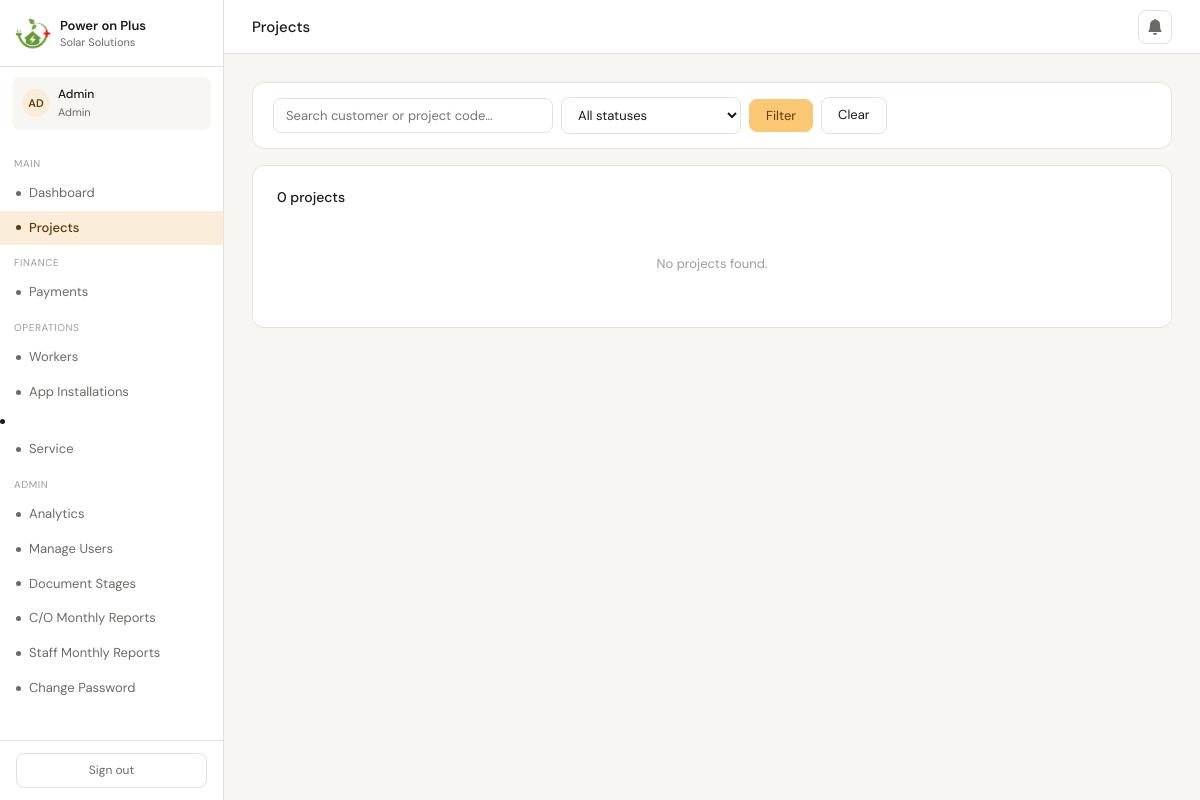
Screenshot of /projects (signed in) with the database file from the repository.
### app.py (models this page shows, shortened)
class User(UserMixin, db.Model):
    __tablename__ = 'users'
    id         = db.Column(db.Integer, primary_key=True)
    username   = db.Column(db.String(80),  unique=True, nullable=False)
    email      = db.Column(db.String(120), unique=True, nullable=False)
    password   = db.Column(db.String(512), nullable=False)   # 512 for scrypt hashes
    full_name  = db.Column(db.String(120), nullable=False)
    role       = db.Column(db.Enum('admin','coordinator','documents','payments','onsite','appinstall'), nullable=False)
    is_active  = db.Column(db.Boolean, default=True)
    created_at = db.Column(db.DateTime, default=datetime.utcnow)
    status     = db.Column(db.String(20), nullable=False, default='active')
    failed_logins   = db.Column(db.Integer, default=0)
    locked_until    = db.Column(db.DateTime, nullable=True)

### app.py (the view)
@app.route('/projects')
@login_required
def projects():
    status_filter = request.args.get('status', '')
    search        = _clean(request.args.get('q', ''), 100)
    page          = request.args.get('page', 1, type=int)
    q = Project.query.join(Customer)
    if current_user.role == 'coordinator':
        q = q.filter(Project.coordinator_id == current_user.id)
    if status_filter:
        q = q.filter(Project.status == status_filter)
    if search:
        q = q.filter(Customer.name.ilike(f'%{search}%') | Project.project_code.ilike(f'%{search}%'))
    pagination    = q.order_by(Project.updated_at.desc()).paginate(page=page, per_page=15, error_out=False)
    return render_template('projects.html', projects=pagination.items, pagination=pagination,
                           status_filter=status_filter, search=search)

### app.py (called while the page is built)
@app.after_request
def set_security_headers(response):
    response.headers['X-Content-Type-Options']    = 'nosniff'
    response.headers['X-Frame-Options']           = 'SAMEORIGIN'
    response.headers['X-XSS-Protection']          = '1; mode=block'
    response.headers['Referrer-Policy']           = 'strict-origin-when-cross-origin'
    response.headers['Permissions-Policy']        = 'geolocation=(), microphone=(), camera=()'
    response.headers['Content-Security-Policy'] = (
        "default-src 'self'; "
        "script-src 'self' 'unsafe-inline' https://cdn.jsdelivr.net https://cdnjs.cloudflare.com; "
        "style-src 'self' 'unsafe-inline' https://fonts.googleapis.com https://cdn.jsdelivr.net; "
        "font-src 'self' https://fonts.gstatic.com; "
        "img-src 'self' data:; "
        "connect-src 'self';"
    )
    return response

def _clean(value: str, max_len: int = 255) -> str:
    return (value or '').strip()[:max_len]

@login_manager.user_loader
def load_user(user_id):
    return User.query.get(int(user_id))

### templates/projects.html (shortened to what this page needs)
{% extends "base.html" %}
{% block page_title %}Projects{% endblock %}
{% block content %}
<div class="card" style="margin-bottom:16px;padding:14px 20px">
  <form method="GET" style="display:flex;flex-wrap:wrap;gap:8px;align-items:center">
    <input name="q" value="{{ search }}" placeholder="Search customer or project code…"
           style="flex:1;min-width:160px;max-width:280px"/>
    <select name="status" style="flex:1;min-width:140px;max-width:180px">
      <option value="">All statuses</option>
    </select>
    <button type="submit" class="btn btn-primary">Filter</button>
    <a href="{{ url_for('projects') }}" class="btn">Clear</a>
  </form>
</div>
<div class="card">
  <div style="display:flex;justify-content:space-between;align-items:center;margin-bottom:14px">
    <div class="card-title" style="margin:0">
      {{ pagination.total }} project{{ 's' if pagination.total != 1 }}
    </div>
  </div>
  {% if projects %}
  <div style="overflow-x:auto;-webkit-overflow-scrolling:touch">
  <table style="min-width:900px">
    <thead>
      <tr>
        <th>Project</th>
        <th>Customer</th>
        <th>Location</th>
        <th>Type</th>
        <th>Inverter capacity</th>
        <th>Panel capacity</th>
        <th>Stage</th>
        <th>Assigned to</th>
        <th>C/O</th>
        <th>Status</th>
        <th>Days</th>
        <th></th>
      </tr>
    </thead>
    <tbody>
      {% for p in projects %}
      <tr>
        <td style="font-weight:500">{{ p.project_code }}</td>
        <td>{{ p.customer.name }}</td>
        <td style="font-size:12px;color:var(--muted)">{{ p.customer.district }}</td>
        <td><span class="badge badge-{{ p.project_type }}">{{ p.project_type }}</span></td>
        <td>{{ p.inverter_capacity_kw }} kW</td>
        <td>{{ p.panel_capacity_kw }} kW</td>
        <td style="font-size:12px;color:var(--muted)">{{ p.stage }}</td>
        <td>
          {% if p.doc_staff %}
          <div style="display:flex;align-items:center;gap:6px">
            <!-- <div style="width:22px;height:22px;border-radius:50%;background:var(--teal-50);
                        display:flex;align-items:center;justify-content:center;
                        font-size:10px;font-weight:500;color:var(--teal-800);flex-shrink:0">
              {{ p.doc_staff.full_name[:1] }}
            </div> -->
            <span style="font-size:12px">{{ p.doc_staff.full_name }}</span>
          </div>
          {% else %}
          <span style="font-size:12px;color:var(--red-600)">Unassigned</span>
          {% endif %}
        </td>
        <td><div style="display:flex;align-items:center;gap:6px">
          <span style="font-size:12px">{{ p.coordinator.full_name }}</span>
        </div></td>
        <td><span class="badge badge-{{ p.status }}">{{ p.status }}</span></td>
        <td style="font-size:12px;color:var(--hint)">
  {% if p.status in ('Closed', 'Completed', 'Cancelled') %}
    <span title="Project closed — counter stopped">{{ p.days_open }}d ✓</span>
  {% else %}
    {{ p.days_open }}d
  {% endif %}
</td>
        <td><a href="{{ url_for('project_detail', pid=p.id) }}" class="btn btn-sm">Open</a></td>
      </tr>
      {% endfor %}
    </tbody>
  </table>
  </div>
  {% if pagination.pages > 1 %}
<div style="display:flex;align-items:center;justify-content:space-between;flex-wrap:wrap;
            gap:8px;margin-top:16px;padding-top:14px;border-top:0.5px solid var(--border)">
  <div style="font-size:12px;color:var(--muted)">
    Showing {{ ((pagination.page - 1) * pagination.per_page) + 1 }}–{{ [pagination.page * pagination.per_page, pagination.total] | min }}
    of {{ pagination.total }}
  </div>
  <div style="display:flex;gap:4px;align-items:center">
    {% if pagination.has_prev %}
    <a href="{{ url_for('projects', page=pagination.prev_num, status=status_filter, q=search) }}"
       class="btn btn-sm">← Prev</a>
    {% endif %}
    {% for p in pagination.iter_pages(left_edge=1, right_edge=1, left_current=2, right_current=2) %}
      {% if p %}
        <a href="{{ url_for('projects', page=p, status=status_filter, q=search) }}"
           class="btn btn-sm"
           style="{% if p == pagination.page %}background:var(--amber-600);color:#fff;{% endif %}">
          {{ p }}
        </a>
      {% else %}
        <span style="padding:0 4px;color:var(--muted)">…</span>
      {% endif %}
    {% endfor %}
    {% if pagination.has_next %}
    <a href="{{ url_for('projects', page=pagination.next_num, status=status_filter, q=search) }}"
       class="btn btn-sm">Next →</a>
    {% endif %}
  </div>
</div>
{% endif %}
  {% else %}
  <div style="text-align:center;padding:32px;color:var(--hint);font-size:13px">No projects found.</div>
  {% endif %}
</div>
{% endblock %}

### templates/base.html (shortened to what this page needs)
<!DOCTYPE html>
<html lang="en">
<head>
</head>
<body>
<div id="wrap">
  <aside id="sidebar">
    <div class="brand">
      <div class="brand-icon">
        <img src="{{ url_for('static', filename='logo.webp') }}" alt="">
      </div>
      <div class="brand-text">
        <div class="name">Power on Plus</div>
        <div class="sub">Solar Solutions</div>
      </div>
    </div>
    {% if current_user.is_authenticated %}
    <div class="user-chip">
      <div class="user-avatar">{{ current_user.full_name[:2].upper() }}</div>
      <div>
        <div class="uname">{{ current_user.full_name.split()[0] }}</div>
        <div class="urole">{{ current_user.role }}</div>
      </div>
    </div>
    <nav>
      <div class="nav-section">Main</div>
      <a class="nav-link {% if request.endpoint == 'dashboard' %}active{% endif %}" href="{{ url_for('dashboard') }}">
        <span class="dot"></span> Dashboard
      </a>
      <a class="nav-link {% if request.endpoint in ['projects','project_detail'] %}active{% endif %}" href="{{ url_for('projects') }}">
        <span class="dot"></span> Projects
      </a>
      {% if current_user.role in ['admin','payments'] %}
      <div class="nav-section">Finance</div>
      <a class="nav-link {% if request.endpoint == 'payments_dashboard' %}active{% endif %}" href="{{ url_for('payments_dashboard') }}">
        <span class="dot"></span> Payments
      </a>
      {% endif %}
      {% if current_user.role in ['admin','onsite'] %}
      <div class="nav-section">Operations</div>
      <a class="nav-link {% if request.endpoint == 'workers' %}active{% endif %}" href="{{ url_for('workers') }}">
        <span class="dot"></span> Workers
      </a>
      {% endif %}
      {% if current_user.role in ['admin','appinstall','documents'] %}
      <a class="nav-link {% if request.endpoint == 'installations' %}active{% endif %}" href="{{ url_for('installations') }}">
        <span class="dot"></span> App Installations
      </a>
      {% endif %}
      {% if current_user.role in ['admin', 'onsite', 'coordinator'] %}
<li class="nav-item">
  <a class="nav-link {{ 'active' if request.endpoint == 'service_dashboard' }}"
     href="{{ url_for('service_dashboard') }}">
    <span class="dot"></span>Service
  </a>
</li>
{% endif %}
      {% if current_user.role == 'admin' %}
      <div class="nav-section">Admin</div>
      <a class="nav-link {% if request.endpoint == 'admin_analytics' %}active{% endif %}" href="{{ url_for('admin_analytics') }}">
        <span class="dot"></span> Analytics
      </a>
      <a class="nav-link {% if request.endpoint in ['manage_users','new_user'] %}active{% endif %}" href="{{ url_for('manage_users') }}">
        <span class="dot"></span> Manage Users
      </a>
      <a class="nav-link {% if request.endpoint in 'manage_document_stages' %}active{% endif %}" href="{{ url_for('manage_document_stages') }}">
        <span class="dot"></span>Document Stages</a>
      <a class="nav-link {% if request.endpoint in 'coordinator_reports' %}active{% endif %}" href="{{ url_for('coordinator_reports') }}">
        <span class="dot"></span>C/O Monthly Reports</a>
      <a class="nav-link {% if request.endpoint in 'docstaff_reports' %}active{% endif %}" href="{{ url_for('docstaff_reports') }}">
        <span class="dot"></span>Staff Monthly Reports</a>
      <a class="nav-link {% if request.endpoint in 'admin_change_password' %}active{% endif %}" href="{{ url_for('admin_change_password') }}">
        <span class="dot"></span>Change Password</a>
      {% endif %}
    </nav>
    <div class="sidebar-footer">
      <a href="{{ url_for('logout') }}" class="logout-btn">Sign out</a>
    </div>
    {% endif %}
  </aside>
  <div id="main">
    <div id="topbar">
      <div class="topbar-left">
        <div class="topbar-title">{% block page_title %}Dashboard{% endblock %}</div>
      </div>
      <div class="topbar-right">
        {% if current_user.is_authenticated %}
        <div class="notif-wrap" id="notifWrap">
          <button class="notif-btn" id="notifBtn" onclick="toggleNotifPanel()">
            <svg viewBox="0 0 16 16" fill="currentColor">
              <path d="M8 16a2 2 0 0 0 2-2H6a2 2 0 0 0 2 2zm.995-14.901a1 1 0 1 0-1.99 0A5.002 5.002 0 0 0 3 6c0 1.098-.5 6-2 7h14c-1.5-1-2-5.902-2-7a5.002 5.002 0 0 0-3.005-4.901z"/>
            </svg>
          </button>
        </div>
        {% endif %}
      </div>
    </div>
    <div id="content">
      {% block content %}{% endblock %}
    </div>
  </div>
</div>
</body>
</html>

### rows the page displays
User: full_name "AD", full_name "Admin", role "Admin"

### other values shown
{{ pagination.total }} "0"
{{ 's' if pagination.total != 1 }} "s"
